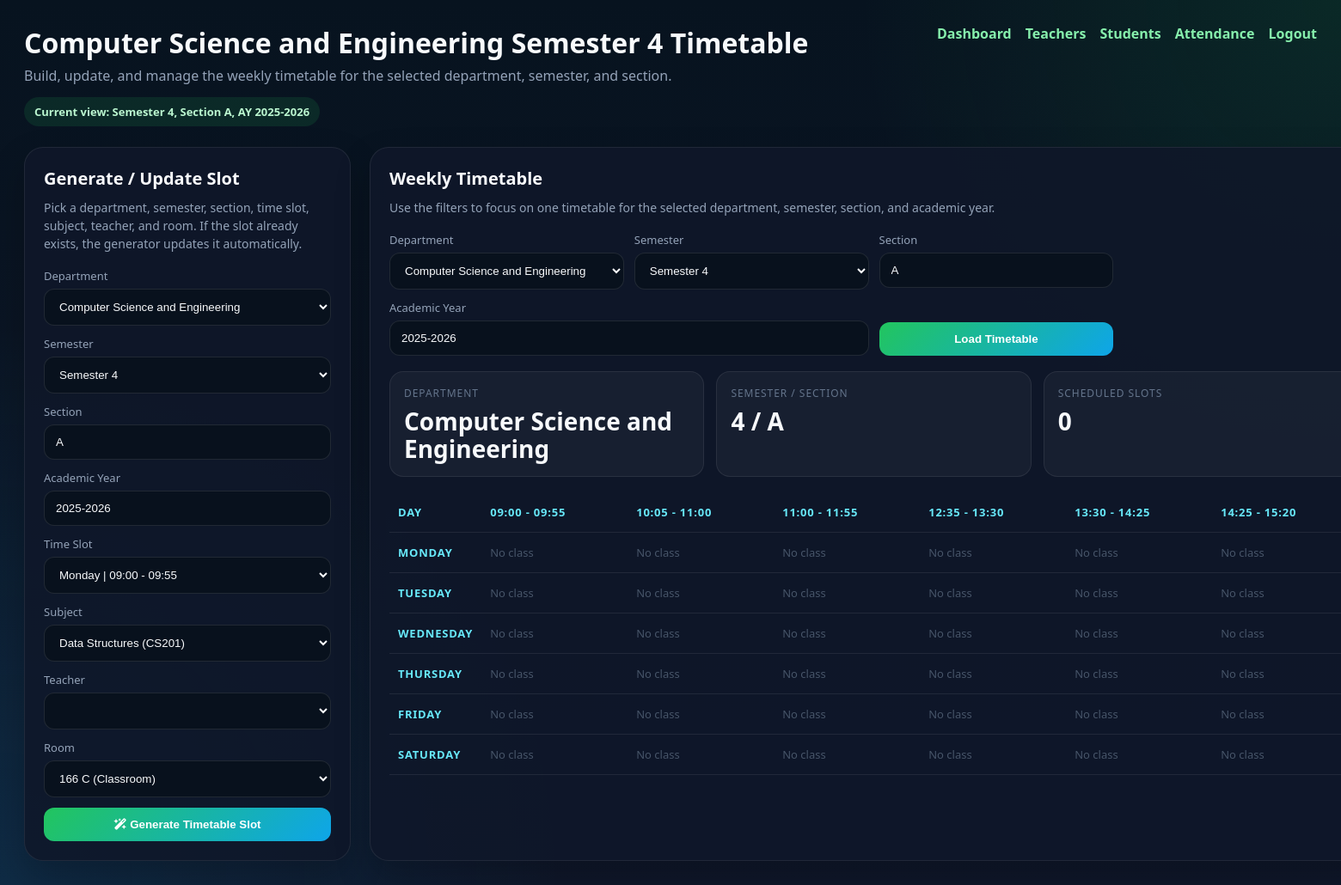
Page /timetable?dept_id=1 (signed in) on the committed database.
### tables this page shows
CREATE TABLE Department (
                dept_id   INTEGER PRIMARY KEY AUTOINCREMENT,
                dept_name TEXT NOT NULL,
                hod_name  TEXT
            );

CREATE TABLE Time_Slots (
                slot_id    INTEGER PRIMARY KEY AUTOINCREMENT,
                day_name   TEXT,
                start_time TEXT,
                end_time   TEXT,
                period_no  INTEGER
            );

### app.py (the view, shortened to what this page needs)
@app.route('/timetable', methods=['GET', 'POST'])
def timetable():
    access_redirect = teacher_route_redirect()
    if access_redirect:
        return access_redirect
    if is_teacher_session():
        return redirect(url_for('teacher_workspace'))
    dept_id = parse_int_value(request.args.get('dept_id'), DEFAULT_DEPT_ID)
    semester = parse_int_value(request.args.get('semester'), DEFAULT_SEMESTER)
    section = request.args.get('section', DEFAULT_SECTION).strip() or DEFAULT_SECTION
    academic_year = request.args.get('academic_year', DEFAULT_ACADEMIC_YEAR)
    conn = get_connection()
    cursor = conn.cursor()
    cursor.execute("SELECT * FROM Department ORDER BY dept_name")
    departments = cursor.fetchall()
    cursor.execute("SELECT * FROM Teachers WHERE dept_id=? ORDER BY teacher_name", (dept_id,))
    teachers = cursor.fetchall()
    cursor.execute("SELECT * FROM Subjects WHERE dept_id=? ORDER BY subject_name", (dept_id,))
    subjects = cursor.fetchall()
    cursor.execute("SELECT * FROM Classrooms ORDER BY room_name")
    classrooms = cursor.fetchall()
    cursor.execute("SELECT * FROM Time_Slots ORDER BY slot_id")
    slots = cursor.fetchall()
    cursor.execute(
        '''
        SELECT t.timetable_id, t.slot_id, ts.day_name, ts.start_time, ts.end_time,
               sub.subject_name, teach.teacher_name, cr.room_name, t.section,
               t.semester, sub.type, t.academic_year
        FROM Timetable t
        JOIN Time_Slots ts  ON t.slot_id = ts.slot_id
        JOIN Subjects sub   ON t.subject_id = sub.subject_id
        JOIN Teachers teach ON t.teacher_id = teach.teacher_id
        JOIN Classrooms cr  ON t.room_id = cr.room_id
        WHERE t.dept_id=? AND t.semester=? AND t.section=?
        ORDER BY
            CASE ts.day_name
                WHEN 'Monday' THEN 1
                WHEN 'Tuesday' THEN 2
                WHEN 'Wednesday' THEN 3
                WHEN 'Thursday' THEN 4
                WHEN 'Friday' THEN 5
                WHEN 'Saturday' THEN 6
                ELSE 7
            END,
            ts.period_no
        ''',
        (dept_id, semester, section)
    )
    timetable_data = cursor.fetchall()
    selected_department_name = next(
        (department['dept_name'] for department in departments if department['dept_id'] == dept_id),
        'Department'
    )
    conn.close()
    timetable_grid = build_timetable_grid(timetable_data)
    slots_by_day = build_slots_by_day(slots)
    period_slots = build_period_slots(slots)
    return render_template(
        'timetable.html',
        timetable=timetable_data,
        timetable_grid=timetable_grid,
        slots=slots,
        slots_by_day=slots_by_day,
        period_slots=period_slots,
        departments=departments,
        teachers=teachers,
        subjects=subjects,
        classrooms=classrooms,
        selected_dept_id=dept_id,
        selected_department_name=selected_department_name,
        selected_semester=semester,
        selected_section=section,
        selected_academic_year=academic_year,
        days=ordered_days()
    )

### app.py (called while the page is built)
def ordered_days():
    return list(DAY_SEQUENCE)

def parse_int_value(value, default):
    try:
        return int(value)
    except (TypeError, ValueError):
        return default

def build_timetable_grid(rows):
    grid = {day: {} for day in ordered_days()}
    for row in rows:
        grid[row['day_name']][row['slot_id']] = row
    return grid

def build_slots_by_day(slots):
    slots_by_day = {day: {} for day in ordered_days()}
    for slot in slots:
        slots_by_day.setdefault(slot['day_name'], {})[slot['period_no']] = slot
    return slots_by_day

def build_period_slots(slots):
    first_slot_by_period = {}
    for slot in slots:
        first_slot_by_period.setdefault(slot['period_no'], slot)
    return [first_slot_by_period[period_no] for period_no in sorted(first_slot_by_period)]

def is_student_session():
    return session.get('role') == 'student' and session.get('student_id')

def is_teacher_session():
    return session.get('role') == 'teacher'

def teacher_route_redirect():
    if 'user' not in session:
        return redirect(url_for('login'))
    if is_student_session():
        return redirect(url_for('dashboard'))
    return None

### database.py (called while the page is built)
def get_connection():
    conn = sqlite3.connect(DB_PATH)
    conn.row_factory = sqlite3.Row
    return conn

### templates/timetable.html (shortened to what this page needs)
<!DOCTYPE html>
<html lang="en">
<head>
    <link href="https://cdnjs.cloudflare.com/ajax/libs/font-awesome/6.4.0/css/all.min.css" rel="stylesheet">
</head>
<body>
    <div class="header">
        <div>
            <h1>{{ selected_department_name }} Semester {{ selected_semester }} Timetable</h1>
            <p>Build, update, and manage the weekly timetable for the selected department, semester, and section.</p>
            <span class="hero-badge">Current view: Semester {{ selected_semester }}, Section {{ selected_section }}, AY {{ selected_academic_year }}</span>
        </div>
        <div class="links">
            <a href="/dashboard">Dashboard</a>
            <a href="/teachers">Teachers</a>
            <a href="/students">Students</a>
            <a href="/attendance">Attendance</a>
            <a href="/logout">Logout</a>
        </div>
    </div>
    <div class="layout">
        <aside class="panel">
            <h2>Generate / Update Slot</h2>
            <p class="panel-intro">
                Pick a department, semester, section, time slot, subject, teacher, and room.
                If the slot already exists, the generator updates it automatically.
            </p>
            <form method="POST" action="/timetable" class="form-grid">
                <div>
                    <label for="dept_id">Department</label>
                    <select id="dept_id" name="dept_id" required>
                        {% for dept in departments %}
                        <option value="{{ dept.dept_id }}" {% if dept.dept_id == selected_dept_id %}selected{% endif %}>
                            {{ dept.dept_name }}
                        </option>
                        {% endfor %}
                    </select>
                </div>
                <div>
                    <label for="semester">Semester</label>
                    <select id="semester" name="semester" required>
                        {% for sem in range(1, 9) %}
                        <option value="{{ sem }}" {% if sem == selected_semester %}selected{% endif %}>Semester {{ sem }}</option>
                        {% endfor %}
                    </select>
                </div>
                <div>
                    <label for="section">Section</label>
                    <input id="section" name="section" value="{{ selected_section }}" required>
                </div>
                <div>
                    <label for="academic_year">Academic Year</label>
                    <input id="academic_year" name="academic_year" value="{{ selected_academic_year }}" required>
                </div>
                <div>
                    <label for="slot_id">Time Slot</label>
                    <select id="slot_id" name="slot_id" required>
                        {% for slot in slots %}
                        <option value="{{ slot.slot_id }}">
                            {{ slot.day_name }} | {{ slot.start_time }} - {{ slot.end_time }}
                        </option>
                        {% endfor %}
                    </select>
                </div>
                <div>
                    <label for="subject_id">Subject</label>
                    <select id="subject_id" name="subject_id" required>
                        {% for subject in subjects %}
                        <option value="{{ subject.subject_id }}">{{ subject.subject_name }} ({{ subject.subject_code }})</option>
                        {% endfor %}
                    </select>
                </div>
                <div>
                    <label for="teacher_id">Teacher</label>
                    <select id="teacher_id" name="teacher_id" required>
                    </select>
                </div>
                <div>
                    <label for="room_id">Room</label>
                    <select id="room_id" name="room_id" required>
                        {% for room in classrooms %}
                        <option value="{{ room.room_id }}">{{ room.room_name }} ({{ room.room_type }})</option>
                        {% endfor %}
                    </select>
                </div>
                <button type="submit" class="button"><i class="fas fa-wand-magic-sparkles"></i> Generate Timetable Slot</button>
            </form>
        </aside>
        <section class="panel">
            <h2>Weekly Timetable</h2>
            <p class="panel-intro">
                Use the filters to focus on one timetable for the selected department, semester, section, and academic year.
            </p>
            <form method="GET" action="/timetable" class="filter-form">
                <div>
                    <label for="filter_dept">Department</label>
                    <select id="filter_dept" name="dept_id">
                        {% for dept in departments %}
                        <option value="{{ dept.dept_id }}" {% if dept.dept_id == selected_dept_id %}selected{% endif %}>
                            {{ dept.dept_name }}
                        </option>
                        {% endfor %}
                    </select>
                </div>
                <div>
                    <label for="filter_semester">Semester</label>
                    <select id="filter_semester" name="semester">
                        {% for sem in range(1, 9) %}
                        <option value="{{ sem }}" {% if sem == selected_semester %}selected{% endif %}>Semester {{ sem }}</option>
                        {% endfor %}
                    </select>
                </div>
                <div>
                    <label for="filter_section">Section</label>
                    <input id="filter_section" name="section" value="{{ selected_section }}">
                </div>
                <div class="wide">
                    <label for="filter_year">Academic Year</label>
                    <input id="filter_year" name="academic_year" value="{{ selected_academic_year }}">
                </div>
                <button type="submit" class="button filter-btn">Load Timetable</button>
            </form>
            <div class="summary-row">
                <div class="summary-card">
                    <div class="label">Department</div>
                    <div class="value">{{ selected_department_name }}</div>
                </div>
                <div class="summary-card">
                    <div class="label">Semester / Section</div>
                    <div class="value">{{ selected_semester }} / {{ selected_section }}</div>
                </div>
                <div class="summary-card">
                    <div class="label">Scheduled Slots</div>
                    <div class="value">{{ timetable|length }}</div>
                </div>
            </div>
            <div class="table-wrap">
                <table>
                    <thead>
                        <tr>
                            <th>Day</th>
                            {% for slot in period_slots %}
                            <th>{{ slot.start_time }} - {{ slot.end_time }}</th>
                            {% endfor %}
                        </tr>
                    </thead>
                    <tbody>
                        {% for day in days %}
                        <tr>
                            <th>{{ day }}</th>
                            {% set day_slots = slots_by_day.get(day, {}) %}
                            {% for period_slot in period_slots %}
                            <td class="slot-cell">
                                {% set slot = day_slots.get(period_slot.period_no) %}
                                {% set row = timetable_grid.get(day, {}).get(slot.slot_id) if slot else none %}
                                {% if row %}
                                <div class="entry-card">
                                    <strong>{{ row.subject_name }}</strong>
                                    <div class="meta">{{ row.teacher_name }}</div>
                                    <div class="meta">{{ row.room_name }}</div>
                                    <div class="meta">AY {{ row.academic_year }}</div>
                                    <span class="type-pill">{{ row.type }}</span>
                                    <a class="delete-link" href="/timetable/delete/{{ row.timetable_id }}">Delete</a>
                                </div>
                                {% else %}
                                <div class="empty-cell">No class</div>
                                {% endif %}
                            </td>
                            {% endfor %}
                        </tr>
                        {% endfor %}
                    </tbody>
                </table>
            </div>
        </section>
    </div>
</body>
</html>

### templates/timetable.html (style rules this page uses)
* { margin: 0; padding: 0; box-sizing: border-box; }
body { font-family: "Segoe UI", sans-serif; background: radial-gradient(circle at top right, rgba(34, 197, 94, 0.12), transparent 30%), radial-gradient(circle at bottom left, rgba(14, 165, 233, 0.14), transparent 35%), linear-gradient(180deg, #07131f, #0f172a); color: #f8fafc; min-height: 100vh; padding: 28px; }
.header { display: flex; justify-content: space-between; align-items: flex-start; gap: 16px; flex-wrap: wrap; margin-bottom: 24px; }
.header p { color: #94a3b8; margin-top: 6px; }
.links { display: flex; flex-wrap: wrap; gap: 16px; }
.links a { color: #86efac; text-decoration: none; font-weight: 700; }
.hero-badge { display: inline-block; margin-top: 14px; padding: 8px 12px; border-radius: 999px; background: rgba(34, 197, 94, 0.12); color: #bbf7d0; font-weight: 700; font-size: 13px; }
.layout { display: grid; grid-template-columns: 380px 1fr; gap: 22px; }
.panel { background: rgba(15, 23, 42, 0.88); border: 1px solid rgba(255, 255, 255, 0.08); border-radius: 22px; padding: 22px; box-shadow: 0 18px 40px rgba(0, 0, 0, 0.22); }
.panel h2 { font-size: 20px; margin-bottom: 10px; }
.panel-intro { color: #94a3b8; font-size: 14px; margin-bottom: 18px; line-height: 1.5; }
.form-grid { display: grid; gap: 12px; }
label { display: block; color: #94a3b8; font-size: 13px; margin-bottom: 6px; }
input, select { width: 100%; padding: 12px 13px; border-radius: 12px; border: 1px solid rgba(255, 255, 255, 0.1); background: #08111d; color: #f8fafc; }
.button { width: 100%; padding: 12px 16px; border: none; border-radius: 12px; background: linear-gradient(135deg, #22c55e, #0ea5e9); color: white; font-weight: 800; cursor: pointer; }
.filter-form { display: grid; grid-template-columns: repeat(4, minmax(0, 1fr)); gap: 12px; margin-bottom: 18px; }
.filter-form .wide { grid-column: span 2; }
.filter-btn { align-self: end; }
.summary-row { display: grid; grid-template-columns: repeat(3, minmax(0, 1fr)); gap: 14px; margin-bottom: 18px; }
.summary-card { padding: 16px; border-radius: 16px; background: rgba(255, 255, 255, 0.04); border: 1px solid rgba(255, 255, 255, 0.08); }
.summary-card .label { color: #64748b; font-size: 12px; text-transform: uppercase; letter-spacing: 0.08em; }
.summary-card .value { margin-top: 8px; font-size: 28px; font-weight: 800; line-height: 1.15; word-break: break-word; }
.table-wrap { overflow-x: auto; }
table { width: 100%; border-collapse: collapse; min-width: 980px; }
th, td { border-bottom: 1px solid rgba(255, 255, 255, 0.08); padding: 14px 10px; text-align: left; vertical-align: top; }
th { color: #67e8f9; font-size: 13px; text-transform: uppercase; letter-spacing: 0.06em; }
td { color: #e2e8f0; font-size: 14px; }
.slot-cell { min-width: 170px; }
.empty-cell { color: #475569; font-size: 13px; }

### rows in the picture
Department: dept_name "Computer Science and Engineering"
Time_Slots: start_time "09:00", end_time "09:55"
Time_Slots: start_time "10:05", end_time "11:00"
Time_Slots: start_time "11:00", end_time "11:55"
Time_Slots: start_time "12:35", end_time "13:30"
Time_Slots: start_time "13:30", end_time "14:25"
Time_Slots: start_time "14:25", end_time "15:20"

### other values in the picture
{{ selected_semester }} "4"
{{ selected_section }} "A"
{{ selected_academic_year }} "2025-2026"
{{ timetable|length }} "0"
{{ day }} "MONDAY" "TUESDAY" "WEDNESDAY" "THURSDAY" "FRIDAY" "SATURDAY"
form field dept_id "Computer Science and Engineering"
form field slot_id "Monday | 09:00 - 09:55"
form field subject_id "Data Structures (CS201)"
form field room_id "166 C (Classroom)"
